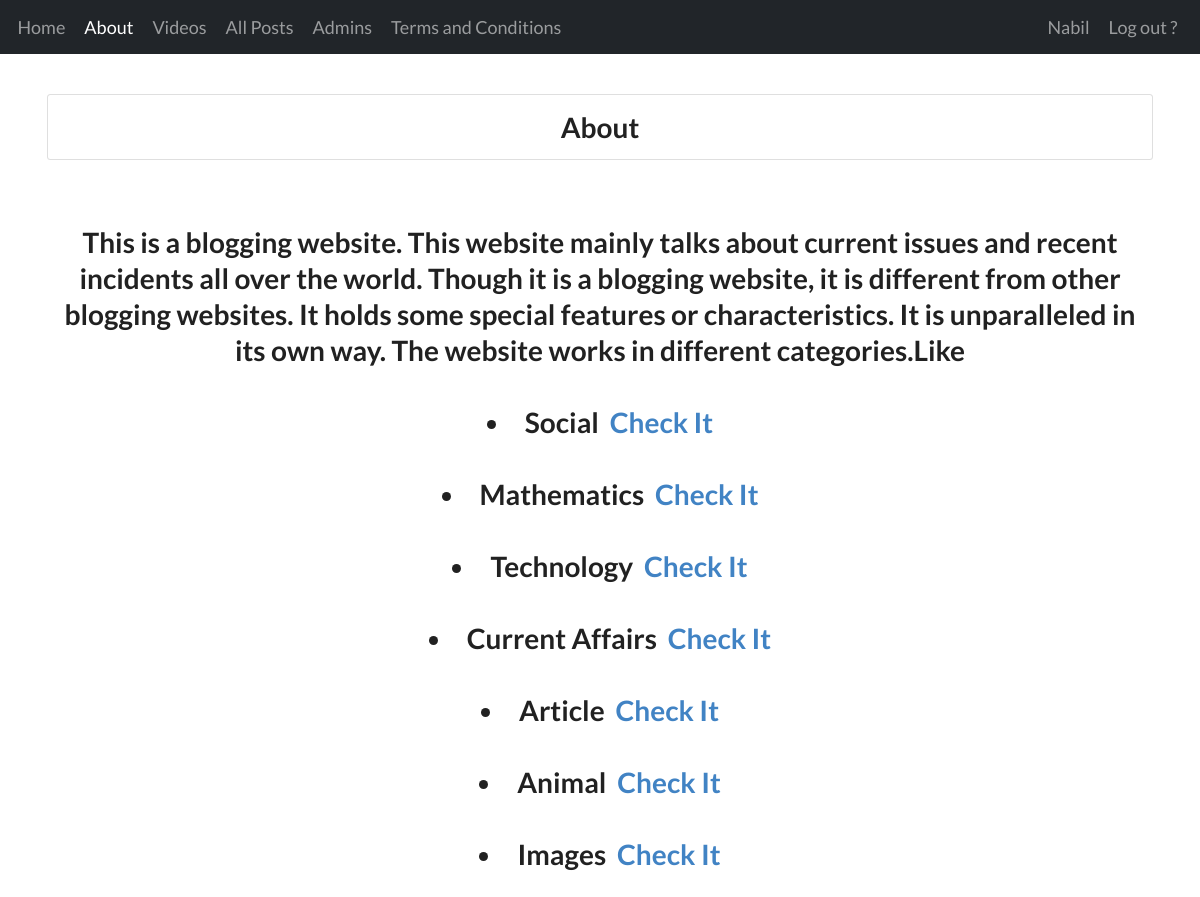
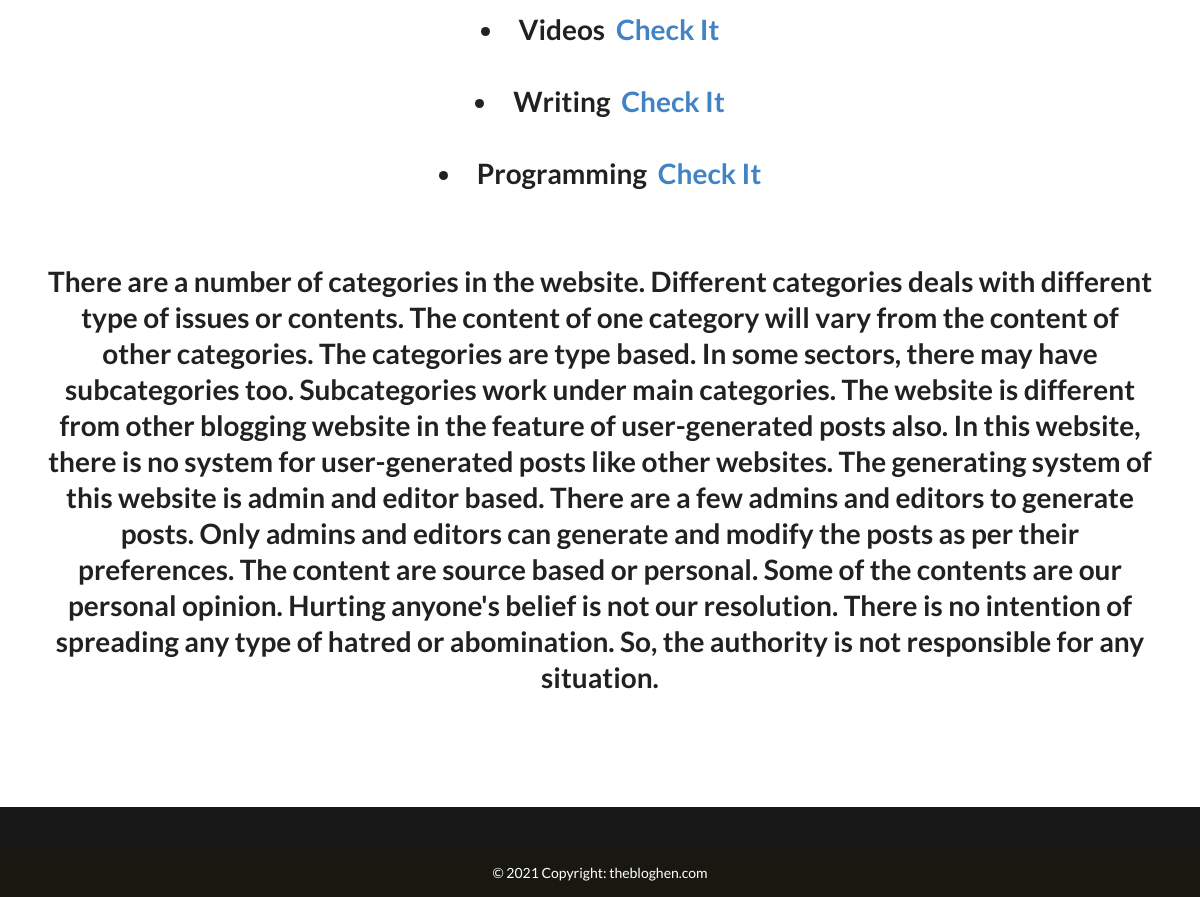
The app's page /about-page/ (signed in) with its own data (2 pictures, top to bottom).
### gallary/models.py (models this page shows)
class Catagory(models.Model):
    name = models.CharField(max_length=40)
    image = models.ImageField(upload_to = 'Category', validators=[FileExtensionValidator(['png','jpg','jpeg'])],blank = False)
    def __str__(self):
        return self.name[0:20]

### gallary/views.py (the view)
# urls.py: path('about-page/',views.about,name='about'),
def about(request):
    catagorys = Catagory.objects.all()
    context = {
        'catagorys':catagorys
    }
    return render(request,'about.html',context)

### gallary/templates/about.html (shortened to what this page needs)
{% extends 'base.html' %}
{% load static %}
 {% block content %}
 <div class="card">
     <div class="card-body">
         <h1 class="text-center">About</h1>
     </div>
 </div>
<br>
<br>
<h1 style="text-align: center;">This is a blogging website. This website mainly talks about current issues and recent incidents all over the world. Though it is a blogging website, it is different from other blogging websites. It holds some special features or characteristics. It is  unparalleled in its own way.  The website works in different categories.Like
    <br>
    <br>
    {% for category in catagorys %}
    <li><span>{{category}} &nbsp;</span><a href="{% url 'catagory-post' category.id category.name %}">Check It</a></li>
    <br>
    {% endfor %}
    <br>
    There are a number of categories in the website. Different categories deals  with different type of issues or contents. The content of one category will vary from the content of other categories. The categories are type based. In some sectors, there may have subcategories too. Subcategories work under main categories. The website is different from other blogging website in the feature of user-generated posts also. In this website, there is no system for user-generated posts like other websites. The generating system of this website is admin and editor based. There are a few admins and editors to generate posts. Only admins and editors can generate and modify the posts as per their preferences. The content are source based or personal. Some of the contents are our personal opinion. Hurting anyone's belief is not our resolution. There is no intention of spreading any type of hatred or abomination. So, the authority is not responsible for any situation.
<br>
<br>
<br>
</h1>
 {% endblock content %}

### templates/main/newnavbar.html (shortened to what this page needs)
{% url 'newsfeed' as path_to_newsfeed %}
{% url 'my-videos' as path_to_allvideos %}
{% url 'terms-and-condition' as path_to_terms %}
{% url 'about' as path_to_about %}
{% url 'admin-and-users' as path_to_admin %}
{% url 'all-post' as path_to_allposts %}
{% url 'account_login' as path_to_login %}
{% url 'account_logout' as path_to_logout %}
<nav class="navbar navbar-expand-lg nnavbar navbar navbar-dark bg-dark" >
  <div class="container-fluid">
    <div class="collapse navbar-collapse" id="navbarSupportedContent">
      <ul class="navbar-nav me-auto mb-2 mb-lg-0">
        <li class="nav-item">
          <a class="nav-link {% if request.path == path_to_newsfeed %}active{%endif%}" aria-current="page" href="{% url 'newsfeed' %}">Home</a>
        </li>
        <li class="nav-item">
          <a     class="nav-link {% if request.path == path_to_about %}active{%endif%}"  href="{% url 'about' %}">About</a>
        </li>
        {% if request.user.is_staff %}
        <li class="nav-item">
          <a     class="nav-link {% if request.path == path_to_allvideos %}active{%endif%}" href="{% url 'my-videos' %}">Videos</a>
        </li>
        {% endif %}
        <li class="nav-item">
          {% if request.user.is_staff %}
          <a     class="nav-link {% if request.path == path_to_allposts %}active{%endif%}" href="{% url 'all-post' %}">
            All Posts
          </a>
          {% endif %}
        </li>
        <li class="nav-item">
          {% if request.user.is_staff %}
          <a     class="nav-link {% if request.path == path_to_admin %}active{%endif%}" href="{% url 'admin-and-users' %}" class="item">
            Admins
          </a>
          {% endif %}
        </li>
        <li class="nav-item">
          <a class="nav-link {% if request.path == path_to_terms %}active{%endif%}" href="{% url 'terms-and-condition' %}">Terms and Conditions</a>
        </li>
        </ul>
      <ul class="nav navbar-nav navbar-right ">
        {% if request.user.is_authenticated %}
          <li class="nav-link">{{request.user}} </li>
        <a href="{% url 'account_logout' %}"  class="nav-link {% if request.path == path_to_logout %}active{%endif%}">
         Log out ?
         </a>
         {% else %}
         <a href="{% url 'account_login' %}?next={{request.path}}" class="nav-link {% if request.path == path_to_login %}active{%endif%}">
         Login
         {% endif %}
        </ul>
    </div>
  </div>
</nav>
<br>
<br>

### templates/main/newnavbar.html (style rules this page uses)
.navbar { padding: 10px 0px 10px 0px; }
.nav-link { font-size: large; margin-right: 5px; }

### records on screen
Catagory: name "Social"
Catagory: name "Mathematics"
Catagory: name "Technology"
Catagory: name "Current Affairs"
Catagory: name "Article"
Catagory: name "Animal"
Catagory: name "Images"
Catagory: name "Videos"
Catagory: name "Writing"
Catagory: name "Programming"

### other values on screen
{{ request.user }} "Nabil"
